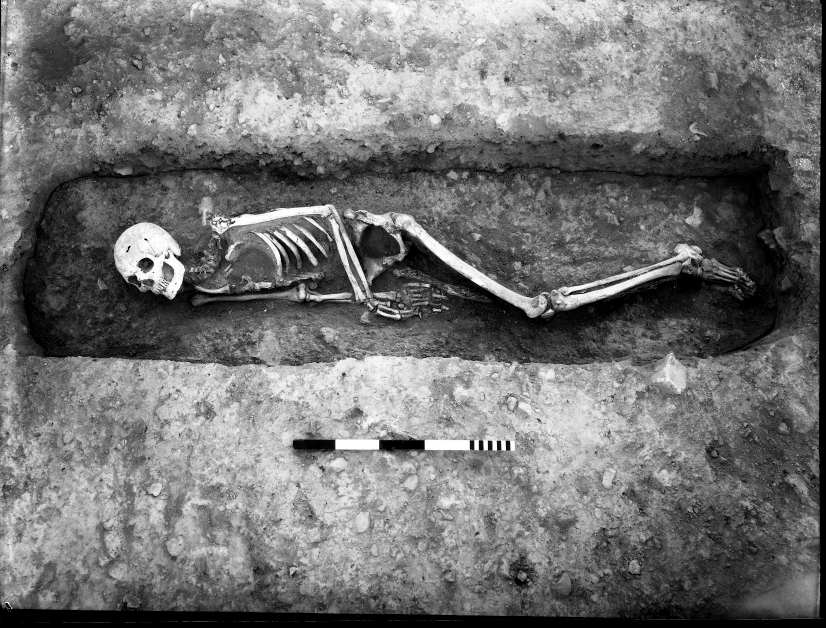
#> input picture Data/harappa.com/2_23.jpg, 2478 x 1884 px, found by its file name (shown at 1/3 size); its folder holds only this picture in this run
$ jupyter execute --allow-errors CSS_preprocessing.ipynb
#> lines starting #> are read from the running program, lines starting #| are printed output that depends on the picture
[cell 1]
import os
import cv2
from google.colab.patches import cv2_imshow
import numpy as np

[cell 2]
def load_dataset( dir_path ):
  img_list = []
  for filename in os.listdir(dir_path):
    if(filename.endswith("jpg") or filename.endswith("png") or filename.endswith("jpeg")):
      # print( filename )
      # display_image( dir_path, filename )
      img_list.append(filename)
  return img_list

[cell 3]
def read_image( file_name ):
  # print( file_name )
  # file_name = os.path.join(dir_path,file_name)
  img = cv2.imread(file_name)
  return img

def display_image( img ):
  cv2_imshow(img)

def img_resizing(img):
  # scale_percent = 60 # percent of original size
  # width = int(img.shape[1] * scale_percent / 100)
  # height = int(img.shape[0] * scale_percent / 100)
  width = 200
  height = 200
  dim = (width, height)
  resized = cv2.resize(img, dim, interpolation = cv2.INTER_AREA)
  return resized


def gauss_blur_images( img ):
  # Gaussian Blurring
  # Again, you can change the kernel size
  gausBlur = cv2.GaussianBlur(img, (5,5),0)
  return gausBlur

def median_blur_images( img ):
  medBlur = cv2.medianBlur( img, 5 )
  return medBlur

def bilateral_filter_images( img ):
  bilFilter = cv2.bilateralFilter(img,9,75,75)
  return bilFilter


def simple_thresholding( img ):
  #ret, thresh1 = cv2.threshold(img, 120, 255, cv2.THRESH_BINARY)
  #ret, thresh2 = cv2.threshold(img, 120, 255, cv2.THRESH_BINARY_INV)
  #ret, thresh3 = cv2.threshold(img, 120, 255, cv2.THRESH_TRUNC)
  ret, thresh4 = cv2.threshold(img, 120, 255, cv2.THRESH_TOZERO)
  #ret, thresh5 = cv2.threshold(img, 120, 255, cv2.THRESH_TOZERO_INV)
  return thresh4

def normalization( img ):
  norm_img = np.zeros((534,800, 3))
  final_img = cv2.normalize(img,  norm_img, 0, 255, cv2.NORM_MINMAX)
  return final_img

[cell 4]
dir_path = "Images"
#load_dataset( dir_path )
sample_image_name = "103.jpg"
sample_image = read_image( sample_image_name )
#display_image( sample_image )
#> (the rest of this cell did not finish here and is left out)

[cell 5]
# output_dir = "Output"
# os.chdir(output_dir)
# cv2.imwrite("Resised_Sample.jpg",resized_sample_image)

def preprocessing():
  dir_name = "harappa.com"
  img_list = load_dataset(dir_name)

  output_dir = "Output"
  print( img_list )
  for file_name1 in img_list:
    file_name = os.path.join(dir_name,file_name1)
    img = cv2.imread(file_name)
#> img is the input picture: shape (1884, 2478, 3); min 0, max 255, mean 115.9
    resized_img = img_resizing(img)
#> in img_resizing (call 2), `resized = cv2.resize(img, dim, interpolation = cv2.INTER_AREA)`:
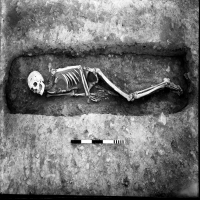
#> resized: shape (200, 200, 3); min 0, max 255, mean 115.9
    normalized_img = normalization( resized_img )
    #bil_filter_image = bilateral_filter_images( normalized_img )
    thresh4 = simple_thresholding( normalized_img )
#> in simple_thresholding, `ret, thresh4 = cv2.threshold(img, 120, 255, cv2.THRESH_TOZERO)`:
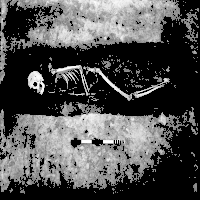
#> thresh4: shape (200, 200, 3); min 0, max 255, mean 79.9
    new_file_path = "Output/preprocess_"+file_name1
    print( new_file_path )
    cv2.imwrite(new_file_path, thresh4)


preprocessing()

$ run again, on Data/harappa.com/https___www.harappa.com_sites_default_files_slides_fiber-pseudomorphs.jpg
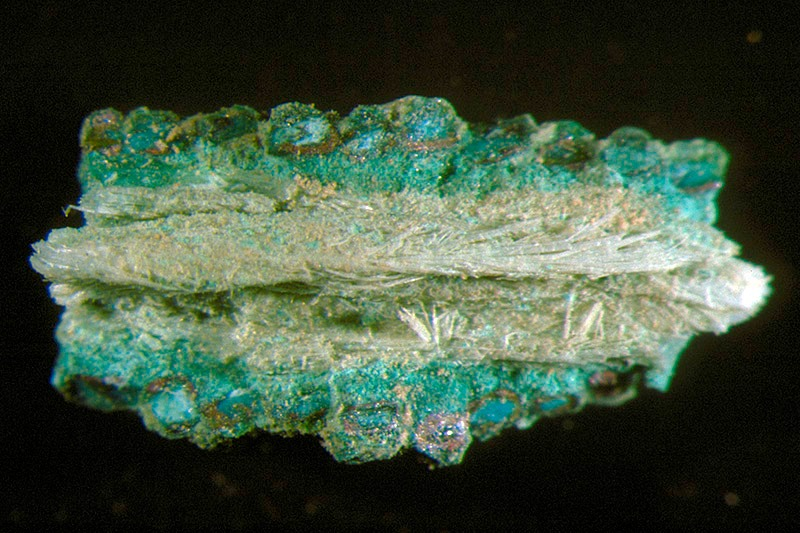
#> input picture Data/harappa.com/https___www.harappa.com_sites_default_files_slides_fiber-pseudomorphs.jpg, 800 x 533 px, found by its file name
#> in preprocessing, img is the input picture: shape (533, 800, 3); mean B, G, R 60, 79.2, 62.4
#> in img_resizing (call 2), `resized = cv2.resize(img, dim, interpolation = cv2.INTER_AREA)`:
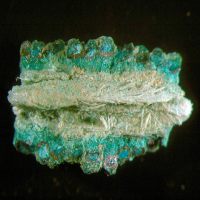
#> resized: shape (200, 200, 3); mean B, G, R 60, 79.2, 62.4
#> in simple_thresholding, `ret, thresh4 = cv2.threshold(img, 120, 255, cv2.THRESH_TOZERO)`:
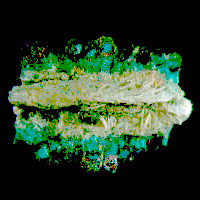
#> thresh4: shape (200, 200, 3); mean B, G, R 37.6, 62.2, 38.7

$ run again, on Data/harappa.com/https___www.harappa.com_sites_default_files_slides_grindstone-pestle-harappa.jpg
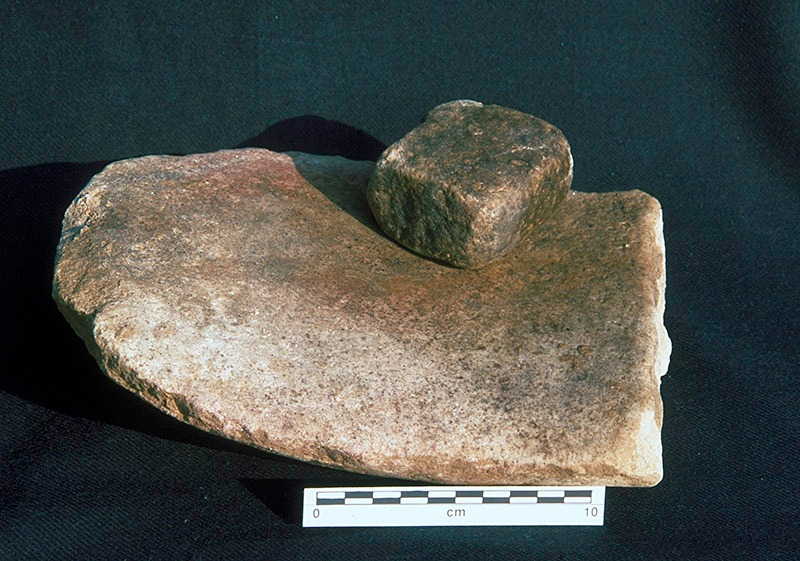
#> input picture Data/harappa.com/https___www.harappa.com_sites_default_files_slides_grindstone-pestle-harappa.jpg, 800 x 561 px, found by its file name
#> in preprocessing, img is the input picture: shape (561, 800, 3); mean B, G, R 76.3, 81.1, 78.3
#> in img_resizing (call 2), `resized = cv2.resize(img, dim, interpolation = cv2.INTER_AREA)`:
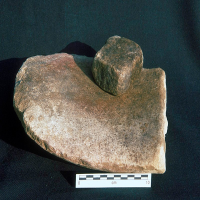
#> resized: shape (200, 200, 3); mean B, G, R 76.3, 81.1, 78.3
#> in simple_thresholding, `ret, thresh4 = cv2.threshold(img, 120, 255, cv2.THRESH_TOZERO)`:
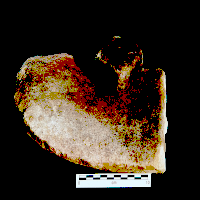
#> thresh4: shape (200, 200, 3); mean B, G, R 30.1, 41.5, 53.8
